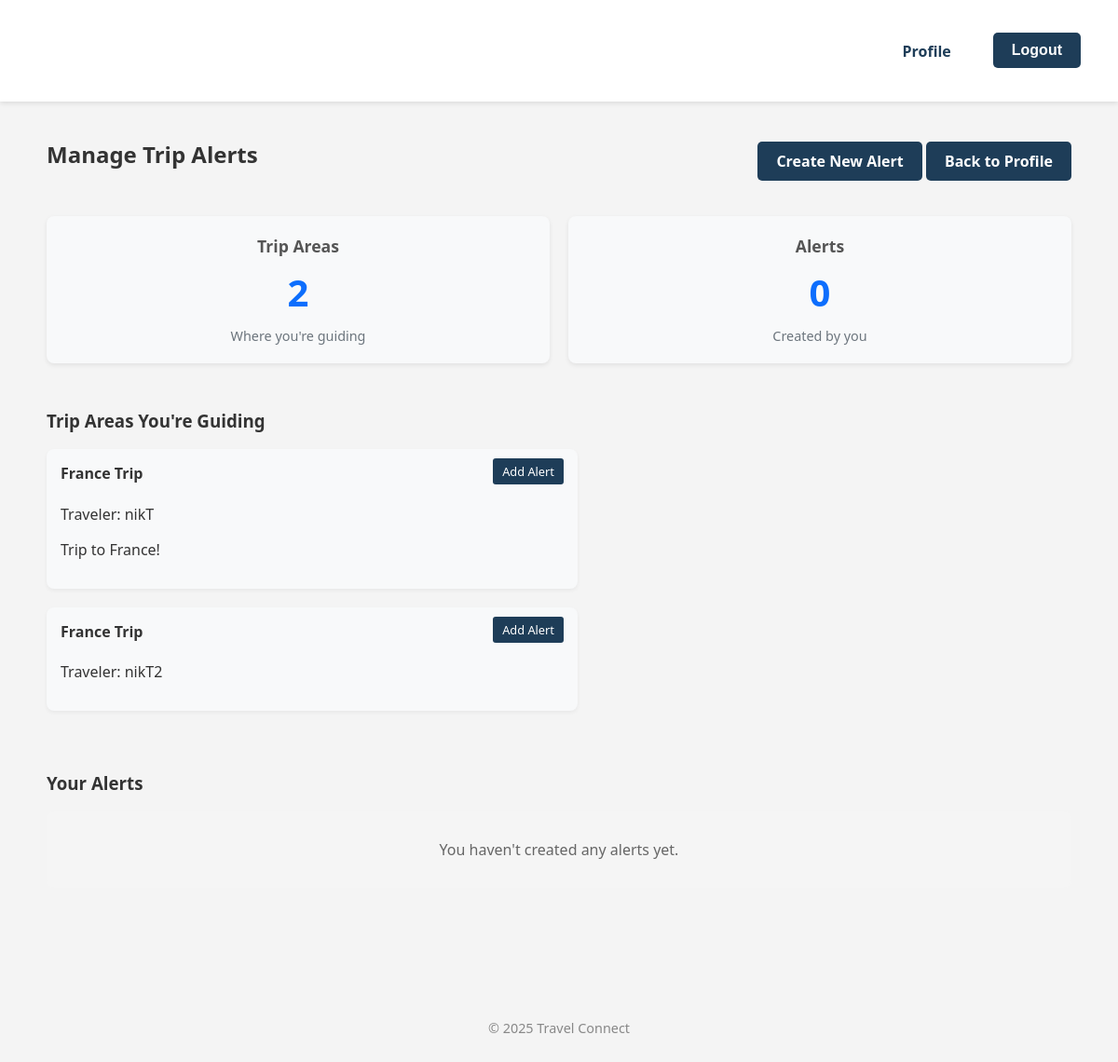
/guide/alerts/ (signed in), run on the app's committed database.
### pages/models.py (models this page shows, shortened)
class TripArea(models.Model):
    user = models.ForeignKey(User, on_delete=models.CASCADE, related_name='trip_areas')
    name = models.CharField(max_length=100)
    description = models.TextField(blank=True)
    latitude = models.FloatField()
    longitude = models.FloatField()
    radius = models.FloatField()  # in kilometers
    created_at = models.DateTimeField(auto_now_add=True)
    assigned_guide = models.ForeignKey(
        User,
        on_delete=models.SET_NULL,
        null=True,
        blank=True,
        related_name='guided_trips'
    )

class User(AbstractUser):
    ROLE_CHOICES = (
        ('traveler', 'Traveler'),
        ('guide', 'Tour Guide'),
        ('admin', 'Admin'),
    )
    role = models.CharField(max_length=20, choices=ROLE_CHOICES, default='traveler')
    def is_guide(self):
        return self.role == 'guide'
    def is_admin(self):
        return self.role == 'admin'

### pages/views.py (the view)
# urls.py: path('guide/alerts/', views.guide_alerts_view, name='guide_alerts'),
@login_required
def guide_alerts_view(request):
    if not request.user.is_guide():
        messages.error(request, "Only tour guides can access this page.")
        return redirect('profile')
    guided_areas = TripArea.objects.filter(assigned_guide=request.user)
    alerts = TripAlert.objects.filter(creator=request.user)
    context = {
        'guided_areas': guided_areas,
        'alerts': alerts
    }
    return render(request, 'pages/guide_alerts.html', context)

### pages/templates/pages/guide_alerts.html (shortened to what this page needs)
{% extends 'pages/base.html' %}
{% block content %}
<div class="guide-alerts-container">
    <div class="guide-alerts-header">
        <h2>Manage Trip Alerts</h2>
        <div class="guide-alerts-actions">
            <a href="{% url 'create_alert' %}" class="btn">Create New Alert</a>
            <a href="{% url 'profile' %}" class="btn">Back to Profile</a>
        </div>
    </div>
    <div class="guide-stats">
        <div class="guide-stat-card">
            <h3>Trip Areas</h3>
            <div class="stat-number">{{ guided_areas.count }}</div>
            <div class="stat-label">Where you're guiding</div>
        </div>
        <div class="guide-stat-card">
            <h3>Alerts</h3>
            <div class="stat-number">{{ alerts.count }}</div>
            <div class="stat-label">Created by you</div>
        </div>
    </div>
    <div class="guide-sections">
        <div class="guided-areas-section">
            <h3>Trip Areas You're Guiding</h3>
            {% if guided_areas %}
                <ul class="guided-areas-list">
                    {% for area in guided_areas %}
                        <li>
                            <div class="guided-area-info">
                                <h4>{{ area.name }}</h4>
                                <p>Traveler: {{ area.user.username }}</p>
                                <p>{{ area.description|truncatechars:100 }}</p>
                            </div>
                            <div class="guided-area-actions">
                                <a href="{% url 'create_alert' %}?trip_area={{ area.id }}" class="btn-small">Add Alert</a>
                            </div>
                        </li>
                    {% endfor %}
                </ul>
            {% else %}
                <p class="no-data">You are not assigned as a guide to any trip areas yet.</p>
            {% endif %}
        </div>
        <div class="alerts-management-section">
            <h3>Your Alerts</h3>
            {% if alerts %}
                <table class="alerts-table">
                    <thead>
                        <tr>
                            <th>Title</th>
                            <th>Trip Area</th>
                            <th>Traveler</th>
                            <th>Created</th>
                            <th>Status</th>
                            <th>Actions</th>
                        </tr>
                    </thead>
                    <tbody>
                        {% for alert in alerts %}
                            <tr class="{% if not alert.is_active %}inactive{% endif %}">
                                <td>{{ alert.title }}</td>
                                <td>{{ alert.trip_area.name }}</td>
                                <td>{{ alert.trip_area.user.username }}</td>
                                <td>{{ alert.created_at|date:"M d, Y" }}</td>
                                <td>
                                    <span class="status-badge {% if alert.is_active %}active{% else %}inactive{% endif %}">
                                        {{ alert.is_active|yesno:"Active,Inactive" }}
                                    </span>
                                </td>
                                <td>
                                    <div class="row-actions">
                                        <a href="{% url 'edit_alert' alert.id %}" class="btn-icon edit-btn" title="Edit Alert">✏️</a>
                                        <a href="{% url 'delete_alert' alert.id %}" class="btn-icon delete-btn" title="Delete Alert">🗑️</a>
                                    </div>
                                </td>
                            </tr>
                        {% endfor %}
                    </tbody>
                </table>
            {% else %}
                <p class="no-data">You haven't created any alerts yet.</p>
            {% endif %}
        </div>
    </div>
</div>
{% endblock %}

### pages/static/core/style.css (style rules this page uses)
body { font-family: 'Segoe UI', sans-serif; margin: 0; padding: 0; background-color: #f4f4f4; color: #333; }
a { text-decoration: none; color: #1e3d58; }
.btn { display: inline-block; background-color: #1e3d58; color: white; padding: 10px 20px; border-radius: 5px; margin-top: 15px; font-weight: 600; border: none; cursor: pointer; text-align: center; font-size: 1rem; transition: background-color 0.3s ease, transform 0.2s ease; }
.btn-small { font-size: 0.8rem; padding: 5px 10px; background-color: #1e3d58; color: white; border: none; border-radius: 3px; cursor: pointer; transition: background-color 0.3s; }
.stat-number { font-size: 2.5rem; font-weight: 700; color: #1e3d58; margin-bottom: 15px; }

### pages/templates/pages/guide_alerts.html (style rules this page uses)
.guide-alerts-container { max-width: 1100px; margin: 0 auto; padding: 20px; }
.guide-alerts-header { display: flex; justify-content: space-between; align-items: center; margin-bottom: 30px; }
.guide-stats { display: flex; gap: 20px; margin-bottom: 30px; }
.guide-stat-card { flex: 1; padding: 20px; border-radius: 8px; background-color: #f8f9fa; box-shadow: 0 2px 5px rgba(0,0,0,0.08); text-align: center; }
.guide-stat-card h3 { margin: 0; font-size: 1.1em; color: #555; }
.stat-number { font-size: 2.5em; font-weight: bold; color: #0d6efd; margin: 10px 0; }
.stat-label { color: #6c757d; font-size: 0.9em; }
.guide-sections { display: flex; flex-direction: column; gap: 30px; }
.guided-areas-list { list-style: none; padding: 0; display: flex; flex-wrap: wrap; gap: 20px; }
.guided-areas-list li { width: calc(50% - 10px); padding: 15px; background-color: #f8f9fa; border-radius: 8px; box-shadow: 0 2px 4px rgba(0,0,0,0.05); display: flex; justify-content: space-between; }
.guided-area-info { flex: 1; }
.guided-area-info h4 { margin-top: 0; }
.no-data { padding: 30px; text-align: center; background-color: #f5f5f5; border-radius: 8px; color: #666; }

### data on the page
TripArea: name "France Trip", user.username "nikT", description "Trip to France!"
TripArea: name "France Trip", user.username "nikT2"

### other printed values
{{ guided_areas.count }} "2"
{{ alerts.count }} "0"
